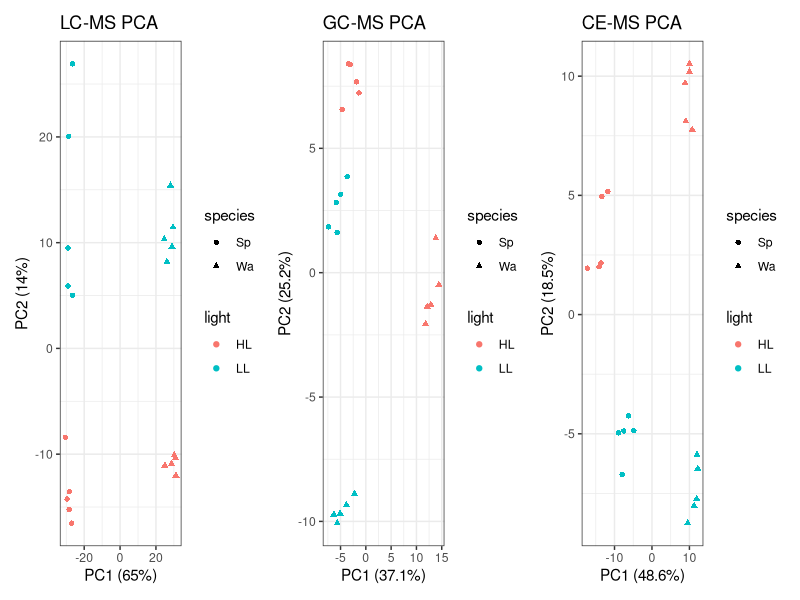

Source code (R):
# Step 02: PCA overview of the three metabolome datasets (Supplementary Fig. 8).
#
# Input : output/metabolite_abundance_long.csv (step 01)
# Output: output/SupplementaryFig8.pdf
#         output/SupplementaryFig8_PCA_scores.csv (PC1/PC2 scores and % variance)
# Run from this directory: Rscript 02_pca.R
# Author: Natsu Katayama
#
# For PCA only, abundances are transformed as log2(value + 1); every metabolite
# is centred and scaled to unit variance (prcomp, center = TRUE, scale. = TRUE).

library(dplyr)
library(tidyr)
library(readr)
library(ggplot2)
library(patchwork)

abundance_long <- read_csv("output/metabolite_abundance_long.csv", show_col_types = FALSE)

run_pca <- function(platform) {
  mat <- abundance_long %>%
    filter(Platform == platform) %>%
    select(Metabolite, sample, value) %>%
    pivot_wider(names_from = sample, values_from = value) %>%
    tibble::column_to_rownames("Metabolite") %>%
    as.matrix()
  mat <- t(log2(mat + 1))                      # rows = samples, columns = metabolites
  prcomp(mat, center = TRUE, scale. = TRUE)
}

pca_plot <- function(res, title) {
  scores <- as.data.frame(res$x) %>%
    tibble::rownames_to_column("sample") %>%
    separate(sample, into = c("species", "light", "rep"), sep = "_", remove = FALSE)
  ve <- summary(res)$importance[2, ]
  ggplot(scores, aes(PC1, PC2, color = light, shape = species)) +
    geom_point(size = 1.5) +
    theme_bw() +
    labs(
      title = title,
      x = paste0("PC1 (", round(100 * ve[1], 1), "%)"),
      y = paste0("PC2 (", round(100 * ve[2], 1), "%)")
    )
}

pca_lcms <- run_pca("LC-MS/MS")
pca_gcms <- run_pca("GC-MS/MS")
pca_cems <- run_pca("CE-TOF MS")

p_all <- pca_plot(pca_lcms, "LC-MS PCA") |
  pca_plot(pca_gcms, "GC-MS PCA") |
  pca_plot(pca_cems, "CE-MS PCA")

ggsave("output/SupplementaryFig8.pdf", p_all, width = 210, height = 60, units = "mm")

scores_out <- bind_rows(lapply(
  list("LC-MS/MS" = pca_lcms, "GC-MS/MS" = pca_gcms, "CE-TOF MS" = pca_cems),
  function(res) {
    ve <- summary(res)$importance[2, ]
    tibble(
      sample = rownames(res$x), PC1 = res$x[, 1], PC2 = res$x[, 2],
      PC1_percent_variance = 100 * ve[1], PC2_percent_variance = 100 * ve[2]
    )
  }
), .id = "Platform")
write_csv(scores_out, "output/SupplementaryFig8_PCA_scores.csv")

# -> Supplementary Fig. 8 axis labels: % variance explained by PC1 / PC2
print(scores_out %>% distinct(Platform, PC1_percent_variance, PC2_percent_variance))
